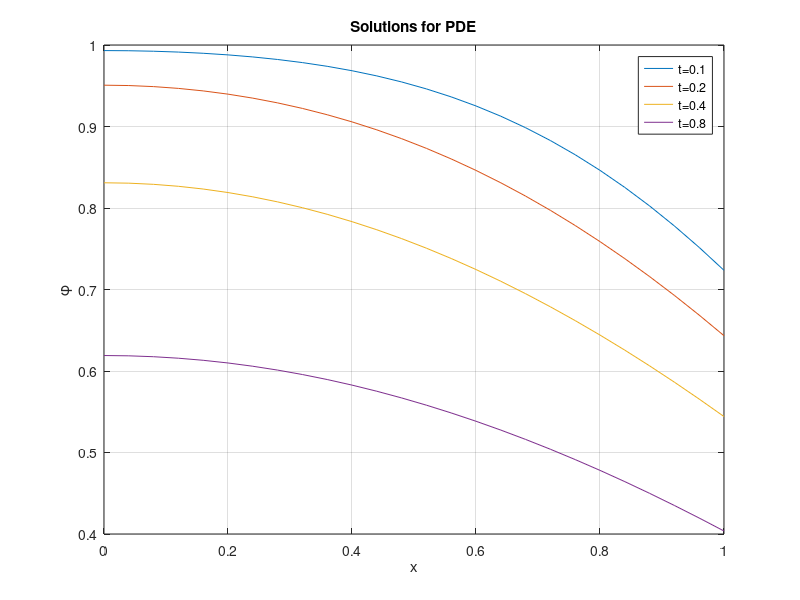
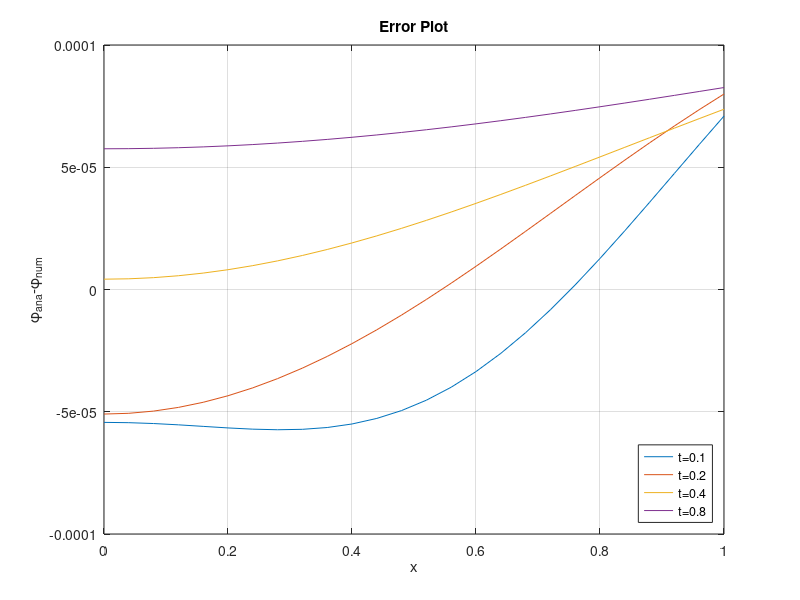

Recreate these plots in MATLAB, in order.
clear all
clc
close all
tic
B=1;
Lambda=[0.8603 3.4256 6.4373 9.5293];
N_x=26;
%minus one becuase 26 nodes but 25 spaces
del_x=1/(N_x-1);
%based on stability condition del_t,max=del_x^2/2alpha
del_t_max=del_x^2/2;
del_t=del_t_max/2;
x_vect=0:del_x:1;
%Initial Condition
phi_p=ones(1,N_x);
phi_n=zeros(1,N_x);
t_total=0.8;
%time must start at i=1 since a timestep has occured, previously was
%starting at 0
for i=1:1:t_total/del_t
    for x=2:1:N_x-1
        %iterations
        phi_n(x)=(phi_p(x+1)+phi_p(x-1)-2*phi_p(x))./del_x.^2*del_t+phi_p(x);
    end
     %BCs    
         phi_n(1)=phi_p(1)+del_t*((2*(phi_p(2)-phi_p(1)))./del_x^2);
         phi_n(end)=((2*del_t)./del_x^2)*(phi_p(end-1)-phi_p(end)-del_x*B*phi_p(end))+phi_p(end);

         if i*del_t==0.1
             Phi_Num_save_01=phi_n;
         end

         if i*del_t==0.2
             Phi_Num_save_02=phi_n;
         end

         if i*del_t==0.4
             Phi_Num_save_04=phi_n;
         end

         if i*del_t==0.8
                Phi_Num_save_08=phi_n;
         end
         phi_p=phi_n;
end

%analytical soln mini-loop
phi_ana=zeros(4,N_x);
t_vect=[0.1 0.2 0.4 0.8];
for i=1:1:4
    %i is for each soln point then next for loop goes through each x
    %location
    for x=1:1:N_x
        for m=1:1:4
            C_n(m)=(4*sin(Lambda(m)))./(2*Lambda(m)+sin(2*Lambda(m)));
            %x_vect not x at end. Because this is the proper it finds the x
            %at the particular time.
            phi_ana(i,x)=phi_ana(i,x)+C_n(m).*exp(-(Lambda(m).^2)*t_vect(i)).*cos(Lambda(m)*x_vect(x));
        end

    end
end
    %below isnt necessary as solution already in 4 rows for Phi_ana.
        % if t_vect(i)==0.1
        %      Phi_Num_save_01_ana=phi_ana(1,x);
        %  end
        % 
        %  if t_vect(i)==0.2
        %      Phi_Num_save_02_ana=phi_ana(2,x);
        %  end
        % 
        %  if t_vect(i)==0.4
        %      Phi_Num_save_04_ana=phi_ana(3,x);
        %  end
        % 
        %  if t_vect(i)==0.8
        %         Phi_Num_save_08_ana=phi_ana(4,x);
        %  end
        toc
%plotting
figure (1)
%for t=0.1 0.2 0.4 0.8
plot(x_vect,Phi_Num_save_01)
xlabel('x')
ylabel('{\phi}')
hold on
grid on
plot(x_vect,Phi_Num_save_02)
plot(x_vect,Phi_Num_save_04)
plot(x_vect,Phi_Num_save_08)
hold off
title('Solutions for PDE')
legend('t=0.1','t=0.2','t=0.4','t=0.8')
figure(2)
plot(x_vect,phi_ana(1,:)-Phi_Num_save_01)
hold on
grid on
plot(x_vect,phi_ana(2,:)-Phi_Num_save_02)
plot(x_vect,phi_ana(3,:)-Phi_Num_save_04)
plot(x_vect,phi_ana(4,:)-Phi_Num_save_08)
xlabel('x')
ylabel('{\phi}_{ana}-{\phi}_{num}')
hold off
title('Error Plot')
legend('t=0.1','t=0.2','t=0.4','t=0.8','Location','southeast')
% figure(3)
% plot(x_vect,phi_ana)